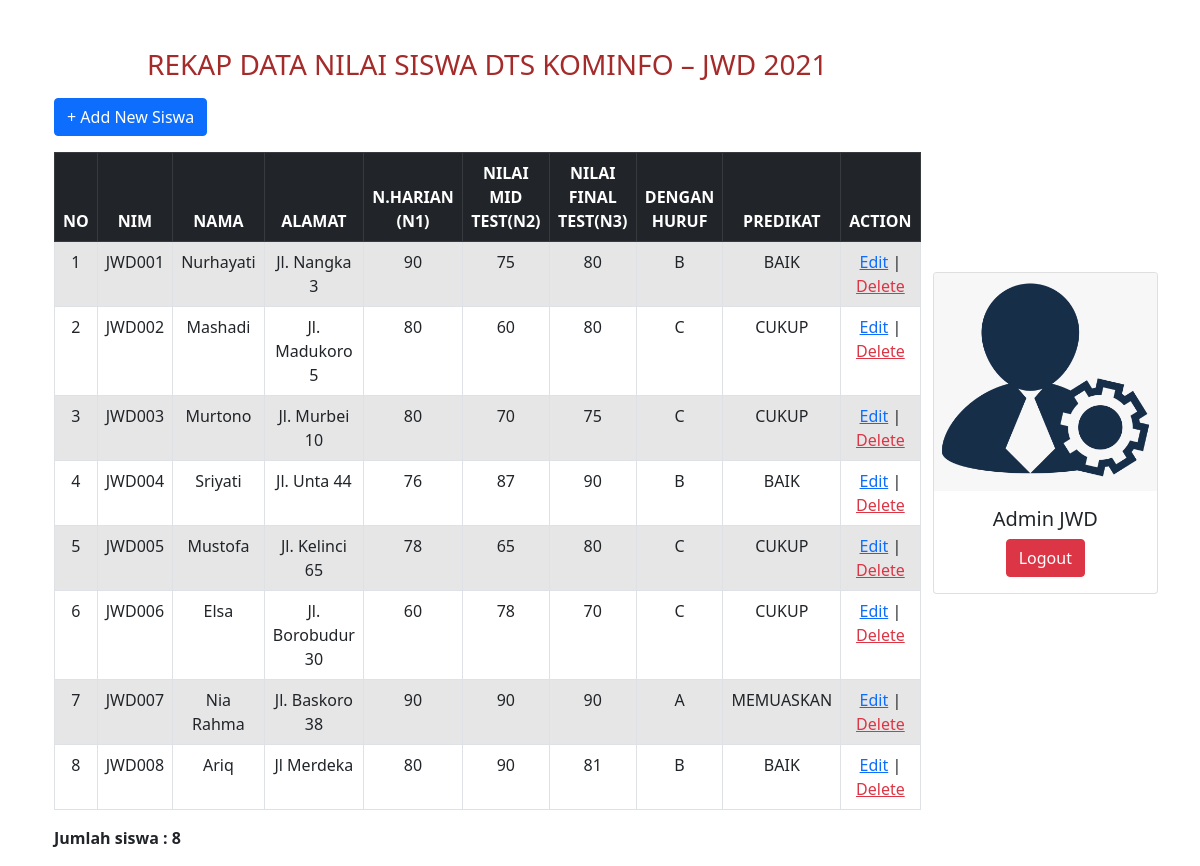
Page /home.php (signed in) on the committed database.
### tables this page shows
CREATE TABLE `tsiswa_nourut` (
  `id` int(11) NOT NULL,
  `nim` varchar(50) NOT NULL,
  `nama` varchar(355) NOT NULL,
  `alamat` varchar(455) NOT NULL,
  `nilai_harian` int(5) NOT NULL,
  `nilai_mid_test` int(5) NOT NULL,
  `nilai_final_test` int(5) NOT NULL
);

### home.php (the view, shortened to what this page needs)
<?php
include "db_conn.php";
if (isset($_SESSION['username']) && isset($_SESSION['id'])) {   ?>
    <!DOCTYPE html>
    <html>
    <head>
        <link rel="stylesheet" href="css/bootstrap.min.css">
        <link href="https://cdn.jsdelivr.net/npm/bootstrap@5.0.0-beta1/dist/css/bootstrap.min.css" rel="stylesheet">
    </head>
    <body>
        <div class="container d-flex justify-content-center align-items-center" style="min-height: 100vh">
            <?php if ($_SESSION['role'] == 'admin') { ?>
                <section id="users">
                    <div class="container mt-5">
                        <h3 class="text-center" style="color:brown">REKAP DATA NILAI SISWA DTS KOMINFO – JWD 2021</h3>
                        <div class="my-3">
                            <a href="crud/add.php" class="btn btn-primary">+ Add New Siswa</a>
                        </div>
                        <table id="example" class="table table-bordered table-striped text-center table-hover ">
                            <thead class="table-dark">
                                <tr>
                                    <th>NO</th>
                                    <th>NIM</th>
                                    <th>NAMA</th>
                                    <th>ALAMAT</th>
                                    <th>N.HARIAN (N1)</th>
                                    <th>NILAI MID TEST(N2)</th>
                                    <th>NILAI FINAL TEST(N3)</th>
                                    <th>DENGAN HURUF</th>
                                    <th>PREDIKAT</th>
                                    <th>ACTION</th>
                                </tr>
                            </thead>
                            <tbody>
                                <?php
                                $get = mysqli_query($conn, "SELECT * FROM tsiswa_nourut");
                                $no = 1;
                                while ($hasil = mysqli_fetch_object($get)) :
                                    $jumlah = mysqli_num_rows($get);
                                ?>
                                    <tr>
                                        <td><?= $no++ ?></td>
                                        <td><?= $hasil->nim ?></td>
                                        <td><?= $hasil->nama ?></td>
                                        <td><?= $hasil->alamat ?></td>
                                        <td><?= $hasil->nilai_harian ?></td>
                                        <td><?= $hasil->nilai_mid_test ?></td>
                                        <td><?= $hasil->nilai_final_test ?></td>
                                        <td>
                                            <?php
                                            $total = $hasil->nilai_harian + $hasil->nilai_mid_test + $hasil->nilai_final_test;
                                            $rata = $total / 3;
                                            if ($rata < 60) {
                                                $predikat = "E";
                                                echo "E";
                                            } else if ($rata == 60 || $rata <= 69) {
                                                $predikat = "D";
                                                echo "D";
                                            } else if ($rata == 70 || $rata <= 79) {
                                                $predikat = "C";
                                                echo "C";
                                            } else if ($rata == 80 || $rata <= 89) {
                                                $predikat = "B";
                                                echo "B";
                                            } else {
                                                $predikat = "A";
                                                echo "A";
                                            };
                                            ?>
                                        </td>
                                        <td align="center">
                                            <?php
                                            if ($predikat == "A") {
                                                echo "MEMUASKAN";
                                            } else if ($predikat == "B") {
                                                echo "BAIK";
                                            } else if ($predikat == "C") {
                                                echo "CUKUP";
                                            } else if ($predikat == "D") {
                                                echo "KURANG";
                                            } else {
                                                echo "GAGAL";
                                            }
                                            ?>
                                        </td>
                                        <td align="center">
                                            <a href="crud/edit.php?id=<?= $hasil->id ?>" class="text-primary">Edit</a> | <a href="crud/delete.php?id=<?= $hasil->id ?>" class="text-danger">Delete</a>
                                        </td>
                                    </tr>
                                <?php endwhile; ?>
                            </tbody>
                        </table>
                        <strong>
                            <p>Jumlah siswa : <?= $jumlah ?></p>
                        </strong>
                    </div>
                </section>
                <div class="card" style="width: 18rem;">
                    <img src="img/admin-default.png" class="card-img-top" alt="admin image">
                    <div class="card-body text-center">
                        <h5 class="card-title">
                            <?= $_SESSION['name'] ?>
                        </h5>
                        <a href="logout.php" class="btn btn-danger">Logout</a>
                    </div>
                <?php } ?>
                </div>
    </body>
    </html>
<?php } else {
    header("Location: index.php");
} ?>

### rows in the picture
tsiswa_nourut: nim "JWD001", nama "Nurhayati", alamat "Jl. Nangka 3", nilai_harian "90", nilai_mid_test "75", nilai_final_test "80", shows "B", shows "BAIK"
tsiswa_nourut: nim "JWD002", nama "Mashadi", alamat "Jl. Madukoro 5", nilai_harian "80", nilai_mid_test "60", nilai_final_test "80", shows "C", shows "CUKUP"
tsiswa_nourut: nim "JWD003", nama "Murtono", alamat "Jl. Murbei 10", nilai_harian "80", nilai_mid_test "70", nilai_final_test "75", shows "C", shows "CUKUP"
tsiswa_nourut: nim "JWD004", nama "Sriyati", alamat "Jl. Unta 44", nilai_harian "76", nilai_mid_test "87", nilai_final_test "90", shows "B", shows "BAIK"
tsiswa_nourut: nim "JWD005", nama "Mustofa", alamat "Jl. Kelinci 65", nilai_harian "78", nilai_mid_test "65", nilai_final_test "80", shows "C", shows "CUKUP"
tsiswa_nourut: nim "JWD006", nama "Elsa", alamat "Jl. Borobudur 30", nilai_harian "60", nilai_mid_test "78", nilai_final_test "70", shows "C", shows "CUKUP"
tsiswa_nourut: nim "JWD007", nama "Nia Rahma", alamat "Jl. Baskoro 38", nilai_harian "90", nilai_mid_test "90", nilai_final_test "90", shows "A", shows "MEMUASKAN"
tsiswa_nourut: nim "JWD008", nama "Ariq", alamat "Jl Merdeka", nilai_harian "80", nilai_mid_test "90", nilai_final_test "81", shows "B", shows "BAIK"

### other values in the picture
$jumlah "8"
$_SESSION['name'] "Admin JWD"
